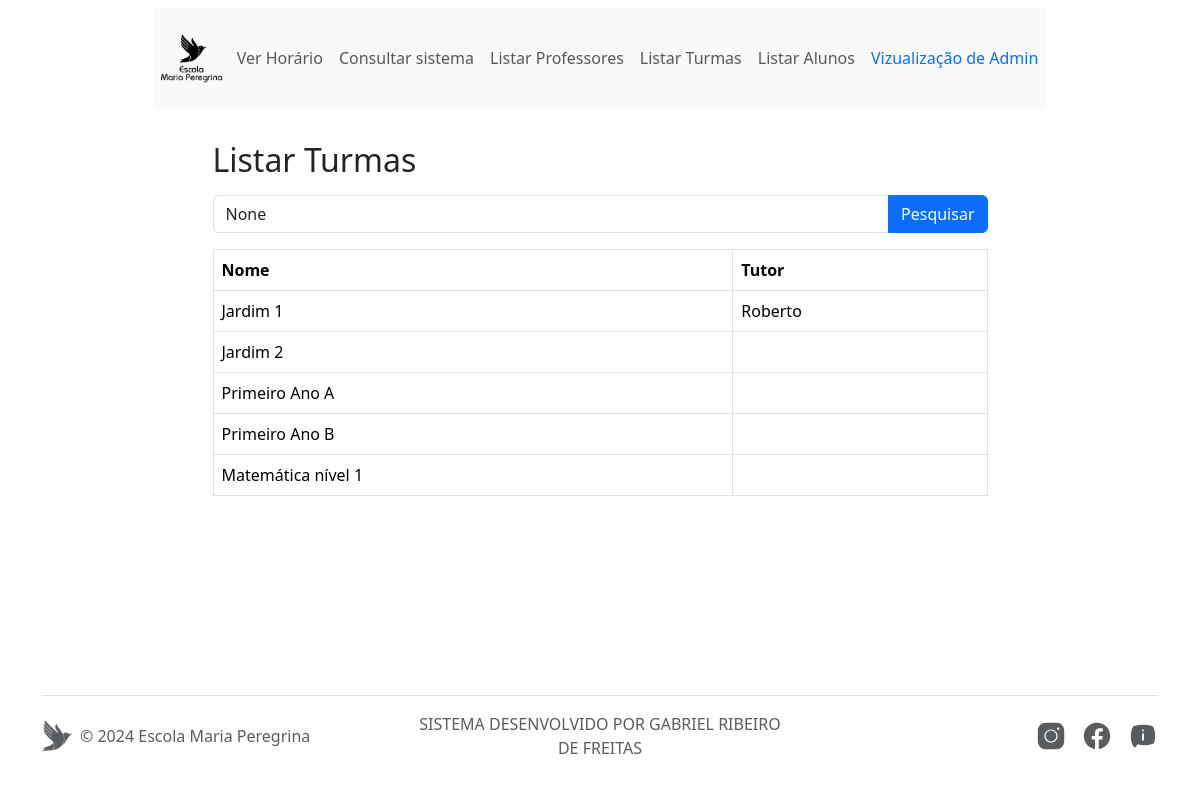
Page /listarturmas/ (signed in) on the earlier database version.
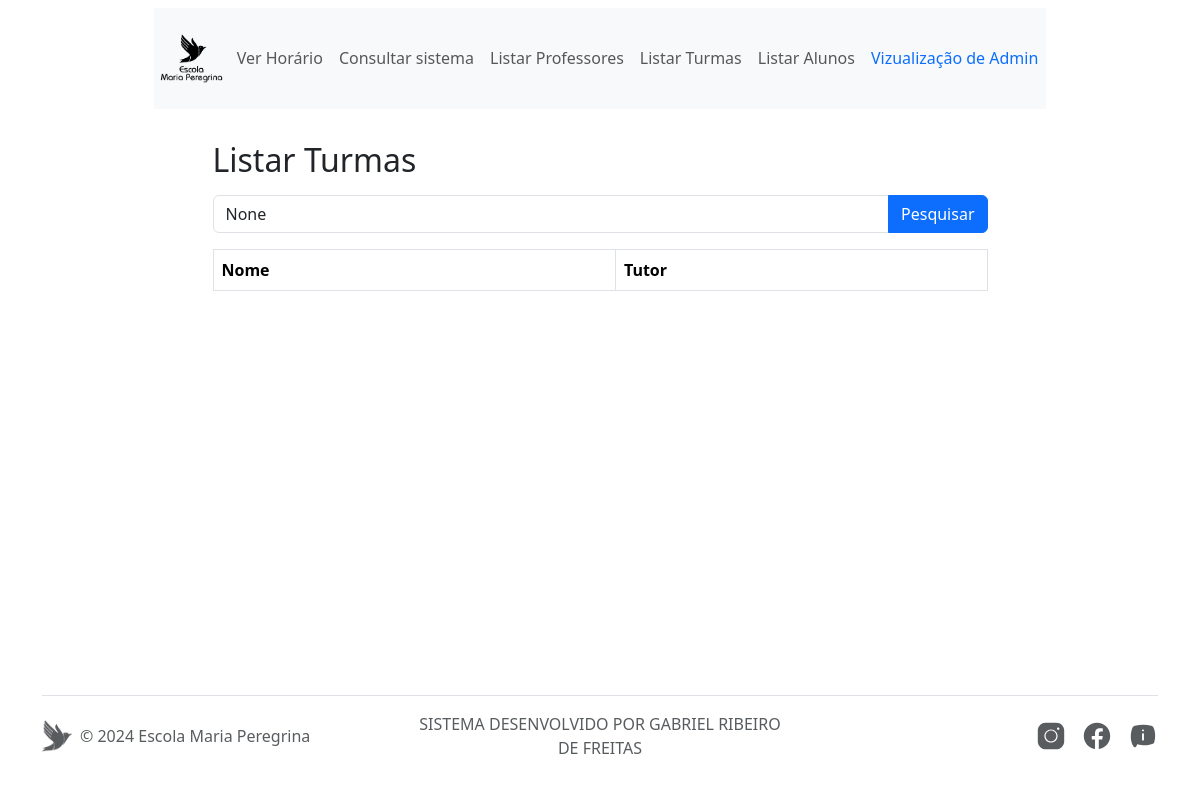
Same page on the later database version.
### sistema/models.py (models this page shows, shortened)
class Turma(models.Model):
    id = models.AutoField(primary_key=True)
    nome = models.CharField(max_length=50)
    tutor = models.CharField(max_length=100, blank=True)
    carga_horaria_semanal = models.ManyToManyField(
        DiaDaSemana,
        through='CargaHorariaTurma',
        related_name='carga_horaria_turmas'
    )

### sistema/views.py (the view)
# urls.py: path('listarturmas/', listar_turmas_view, name = 'listar_turmas_view'),
@login_required(login_url='login_view')
def listar_turmas_view(request):
    termo_pesquisa = request.GET.get('termo_pesquisa')
    turmas = Turma.objects.all()
    if termo_pesquisa:
        turmas = turmas.filter(nome__icontains=termo_pesquisa)
    return render(request, 'listar_turmas.html', {'turmas': turmas, 'termo_pesquisa': termo_pesquisa})

### templates/listar_turmas.html (shortened to what this page needs)
{% extends 'base.html' %}
{% block content %}
<main class="container flex-grow-1">
    <div class="col-10 mx-auto my-4">
        <div class="col-10 mx-auto">
            <h2 class="mb-3">Listar Turmas</h2>
            <form method="GET" class="mb-3">
                <div class="input-group">
                    <input type="text" class="form-control" placeholder="Digite o nome da turma..." name="termo_pesquisa" value="{{ termo_pesquisa }}">
                    <button type="submit" class="btn btn-primary">Pesquisar</button>
                </div>
            </form>
            <table class="table table-bordered w-100">
                <thead>
                    <tr>
                        <th scope="col">Nome</th>
                        <th scope="col">Tutor</th>
                    </tr>
                </thead>
                <tbody>
                    {% for turma in turmas %}
                        <tr>
                            <td>{{ turma.nome }}</td>
                            <td>{{ turma.tutor }}</td>
                        </tr>
                    {% endfor %}
                </tbody>
            </table>
        </div>
    </div>
</main>
{% endblock %}

Differences in the rows shown:
removed Turma: nome "Jardim 1", tutor "Roberto"
removed Turma: nome "Jardim 2"
removed Turma: nome "Primeiro Ano A"
removed Turma: nome "Primeiro Ano B"
removed Turma: nome "Matemática nível 1"
